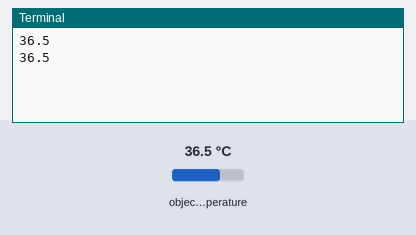
Bench run of a program on a simulated Raspberry Pi (BCM pin numbers). Shown: the last lines printed to the terminal. Inputs (shaded band) come from the test bench; at power-on: object temperature 36.5 °C.

Above: at 1.2 s.
1.3 s: object temperature set to 20 °C
At 2.6 s:
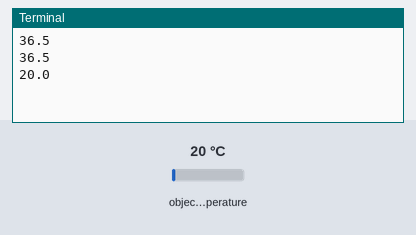
2.8 s: object temperature set to 26 °C
At 3.8 s:
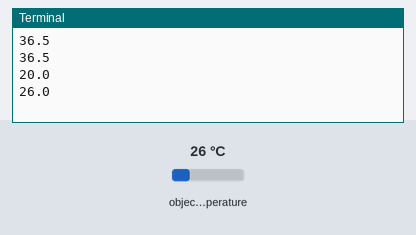
Timing chart, 0 to 5.8 s (numbered marks = the images above; inputs shaded):
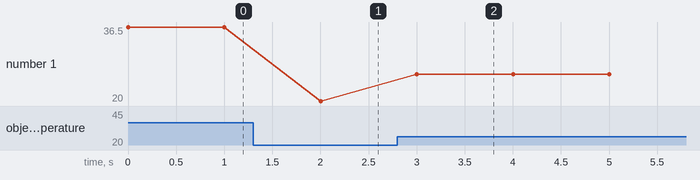

The program:

tempir.py
```python
#!/usr/bin/env python

# Measure temperature using infrared sensor using a MLX90614 on SMBus (~simplified I2C)
# From https://www.waveshare.com/wiki/File:Infrared-Temperature-Sensor-Code.7z
# 2021-07-09	PV

# Cabling for infrared sensor:
# SCL to pin 5
# SDA to pin 3
# GND to pin 6 or 9 or ...
# VCC to pin 2 or 4

import smbus
from time import sleep

class MLX90614():

    MLX90614_RAWIR1=0x04
    MLX90614_RAWIR2=0x05
    MLX90614_TA=0x06
    MLX90614_TOBJ1=0x07
    MLX90614_TOBJ2=0x08

    MLX90614_TOMAX=0x20
    MLX90614_TOMIN=0x21
    MLX90614_PWMCTRL=0x22
    MLX90614_TARANGE=0x23
    MLX90614_EMISS=0x24
    MLX90614_CONFIG=0x25
    MLX90614_ADDR=0x0E
    MLX90614_ID1=0x3C
    MLX90614_ID2=0x3D
    MLX90614_ID3=0x3E
    MLX90614_ID4=0x3F

    comm_retries = 5
    comm_sleep_amount = 0.1

    def __init__(self, address=0x5a, bus_num=1):
        self.bus_num = bus_num
        self.address = address
        self.bus = smbus.SMBus(bus=bus_num)

    def read_reg(self, reg_addr):
        err = None
        for i in range(self.comm_retries):
            try:
                return self.bus.read_word_data(self.address, reg_addr)
            except IOError as e:
                err = e
                #"Rate limiting" - sleeping to prevent problems with sensor
                #when requesting data too quickly
                sleep(self.comm_sleep_amount)
        #By this time, we made a couple requests and the sensor didn't respond
        #(judging by the fact we haven't returned from this function yet)
        #So let's just re-raise the last IOError we got
        raise err

    def data_to_temp(self, data):
        temp = (data*0.02) - 273.15
        return temp

    def get_amb_temp(self):
        data = self.read_reg(self.MLX90614_TA)
        return self.data_to_temp(data)

    def get_obj_temp(self):
        data = self.read_reg(self.MLX90614_TOBJ1)
        return self.data_to_temp(data)


#print(sensor.get_amb_temp())
if __name__ == "__main__":
	sensor = MLX90614()
	while True:
		print(f"{sensor.get_obj_temp():.1f}")
		sleep(1)
```

Measured:
- after the input at 1.3 s, the terminal: prints a new line after 0.70 s (image 1)
- after the input at 2.8 s, the terminal: prints a new line after 0.20 s (image 2)
- plotted number 1: 36.5 → 20 after the input at 1.3 s, 20 → 26 after the input at 2.8 s
